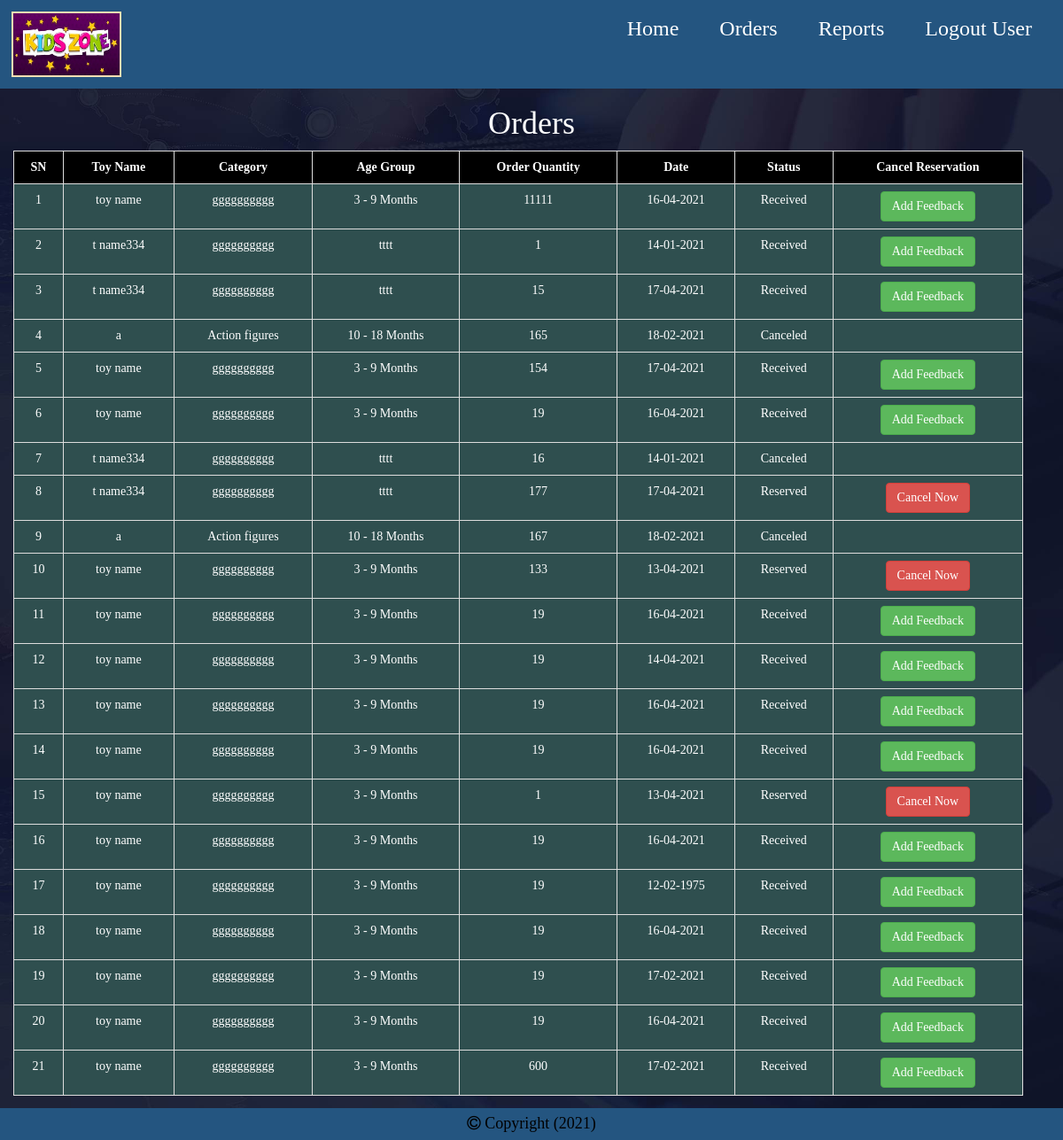
/view_orders.php (signed in), run on the app's committed database.
### tables this page shows
CREATE TABLE `cart` (
  `cart_item_id` int(11) NOT NULL,
  `user_id` int(11) NOT NULL,
  `toy_id` int(11) NOT NULL,
  `cart_item_quantity` int(11) NOT NULL,
  `cart_item_time` varchar(100) NOT NULL,
  `cart_item_status` varchar(100) NOT NULL
);

CREATE TABLE `toy` (
  `toy_id` int(11) NOT NULL,
  `toy_name` varchar(100) NOT NULL,
  `toy_category_id` int(11) NOT NULL,
  `age_group_id` int(11) NOT NULL,
  `toy_price` int(11) NOT NULL,
  `toy_quantity` int(11) NOT NULL,
  `toy_picture_path` varchar(200) NOT NULL
);

CREATE TABLE `toy_category` (
  `toy_category_id` int(11) NOT NULL,
  `toy_category_name` varchar(100) NOT NULL
);

CREATE TABLE `age_group` (
  `age_group_id` int(11) NOT NULL,
  `age_group_name` varchar(100) NOT NULL
);

### view_orders.php (the view, shortened to what this page needs)
<!doctype html>
<html>
    <head>
        <?php
        include 'connection.php';
        ?>
        <link rel="stylesheet" type="text/css" href="res/bootstrap/css/bootstrap.css" />
        <link rel="stylesheet" type="text/css" href="res/stylesheet.css" />
        <link rel="stylesheet" type="text/css" href="res/font-awesome/css/font-awesome.css">
        <?php
        $three_days= 60 * 60 * 24 * 3;
        $today= time();
        if($result= mysqli_query($link, "select * from cart")){
            if(mysqli_num_rows($result)){
                while($row= mysqli_fetch_array($result)){
                    if( ($row['cart_item_time']+$three_days) <  $today ){
                        $cart_item_id= $row['cart_item_id'];
                    }
                }
            }
        }
        ?>
    </head>
    <body>
        <div class="container-fluid">
            <?php
                include 'user_menu.php';
            ?>
            <h1>Orders</h1>
            <div class="col-sm-12 row">
                <table class="table table-bordered table-hover">
                    <tr>
                        <th>SN</th>
                        <th>Toy Name</th>
                        <th>Category</th>
                        <th>Age Group</th>
                        <th>Order Quantity</th>
                        <th>Date</th>
                        <th>Status</th>
                        <th>Cancel Reservation</th>
                    </tr>
                    <?php
                    $user_id=$_SESSION['user_id'];
                    $result= mysqli_query($link, "SELECT * from cart inner JOIN age_group INNER JOIN toy_category INNER JOIN toy on cart.toy_id=toy.toy_id and toy.toy_category_id=toy_category.toy_category_id and toy.age_group_id=age_group.age_group_id WHERE cart.user_id = $user_id");
                    if($result){
                        if(mysqli_num_rows($result)){
                            $sn=1;
                            while ($row= mysqli_fetch_array($result)){
                                extract($row);
                                ?>
                    <tr>
                        <td><?php echo $sn++; ?></td>
                        <td><?php echo $toy_name; ?></td>
                        <td><?php echo $toy_category_name; ?></td>
                        <td><?php echo $age_group_name; ?></td>
                        <td><?php echo $cart_item_quantity; ?></td>
                        <td><?php echo date("d-m-Y", $cart_item_time); ?></td>
                        <td><?php echo $cart_item_status; ?></td>
                        <?php
                        if($cart_item_status=='Reserved'){
                            ?>
                        <td>
                            <a class="btn btn-danger" href="delete.php?table_id=cart_item_id&table=cart&delete_id=<?php echo $cart_item_id; ?>">Cancel Now</a>
                        </td>
                        <?php
                        }elseif($cart_item_status=='Received'){
                            ?>
                        <td>
                            <a class="btn btn-success" href="add_feedback.php?toy_id=<?php echo $toy_id; ?>">Add Feedback</a>
                        </td>
                        <?php
                        }elseif($cart_item_status=='Canceled'){
                            ?>
                        <td>
                        </td>
                        <?php
                        }
                        ?>
                    </tr>
                    <?php
                            }
                        }else{
                            echo "<tr><td colspan='9'>No data found</td></tr>";
                        }
                    }else{
                       echo mysqli_error($link);
                       exit(0);
                    }
                    ?>
                </table>
             </div>
            <div class="row">
                <?php include 'footer.php' ; ?>
            </div>
        </div>
    </body>
</html>

### res/stylesheet.css (style rules this page uses)
* { font-family: serif; box-sizing: border-box; }
body { background: url('bg.jpg'); background-size: 100%; background-repeat: repeat; padding: 0; margin: 0; margin-bottom: 30px; }
td { background: darkslategray; color: white; }
th { background: black; color: white; }
h1, h2, h3 { text-align: center; color: white; }
table, th { text-align: center; }

### data on the page
cart: toy.toy_name "toy name", toy_category.toy_category_name "gggggggggg", age_group.age_group_name "3 - 9 Months", cart_item_quantity "11111", cart_item_time "16-04-2021", cart_item_status "Received"
cart: toy.toy_name "t name334", toy_category.toy_category_name "gggggggggg", age_group.age_group_name "tttt", cart_item_quantity "1", cart_item_time "14-01-2021", cart_item_status "Received"
cart: toy.toy_name "t name334", toy_category.toy_category_name "gggggggggg", age_group.age_group_name "tttt", cart_item_quantity "15", cart_item_time "17-04-2021", cart_item_status "Received"
cart: toy.toy_name "a", toy_category.toy_category_name "Action figures", age_group.age_group_name "10 - 18 Months", cart_item_quantity "165", cart_item_time "18-02-2021", cart_item_status "Canceled"
cart: toy.toy_name "toy name", toy_category.toy_category_name "gggggggggg", age_group.age_group_name "3 - 9 Months", cart_item_quantity "154", cart_item_time "17-04-2021", cart_item_status "Received"
cart: toy.toy_name "toy name", toy_category.toy_category_name "gggggggggg", age_group.age_group_name "3 - 9 Months", cart_item_quantity "19", cart_item_time "16-04-2021", cart_item_status "Received"
cart: toy.toy_name "t name334", toy_category.toy_category_name "gggggggggg", age_group.age_group_name "tttt", cart_item_quantity "16", cart_item_time "14-01-2021", cart_item_status "Canceled"
cart: toy.toy_name "t name334", toy_category.toy_category_name "gggggggggg", age_group.age_group_name "tttt", cart_item_quantity "177", cart_item_time "17-04-2021", cart_item_status "Reserved"
cart: toy.toy_name "a", toy_category.toy_category_name "Action figures", age_group.age_group_name "10 - 18 Months", cart_item_quantity "167", cart_item_time "18-02-2021", cart_item_status "Canceled"
cart: toy.toy_name "toy name", toy_category.toy_category_name "gggggggggg", age_group.age_group_name "3 - 9 Months", cart_item_quantity "133", cart_item_time "13-04-2021", cart_item_status "Reserved"
cart: toy.toy_name "toy name", toy_category.toy_category_name "gggggggggg", age_group.age_group_name "3 - 9 Months", cart_item_quantity "19", cart_item_time "16-04-2021", cart_item_status "Received"
cart: toy.toy_name "toy name", toy_category.toy_category_name "gggggggggg", age_group.age_group_name "3 - 9 Months", cart_item_quantity "19", cart_item_time "14-04-2021", cart_item_status "Received"
cart: toy.toy_name "toy name", toy_category.toy_category_name "gggggggggg", age_group.age_group_name "3 - 9 Months", cart_item_quantity "19", cart_item_time "16-04-2021", cart_item_status "Received"
cart: toy.toy_name "toy name", toy_category.toy_category_name "gggggggggg", age_group.age_group_name "3 - 9 Months", cart_item_quantity "19", cart_item_time "16-04-2021", cart_item_status "Received"
cart: toy.toy_name "toy name", toy_category.toy_category_name "gggggggggg", age_group.age_group_name "3 - 9 Months", cart_item_quantity "1", cart_item_time "13-04-2021", cart_item_status "Reserved"
cart: toy.toy_name "toy name", toy_category.toy_category_name "gggggggggg", age_group.age_group_name "3 - 9 Months", cart_item_quantity "19", cart_item_time "16-04-2021", cart_item_status "Received"
cart: toy.toy_name "toy name", toy_category.toy_category_name "gggggggggg", age_group.age_group_name "3 - 9 Months", cart_item_quantity "19", cart_item_time "12-02-1975", cart_item_status "Received"
cart: toy.toy_name "toy name", toy_category.toy_category_name "gggggggggg", age_group.age_group_name "3 - 9 Months", cart_item_quantity "19", cart_item_time "16-04-2021", cart_item_status "Received"
cart: toy.toy_name "toy name", toy_category.toy_category_name "gggggggggg", age_group.age_group_name "3 - 9 Months", cart_item_quantity "19", cart_item_time "17-02-2021", cart_item_status "Received"
cart: toy.toy_name "toy name", toy_category.toy_category_name "gggggggggg", age_group.age_group_name "3 - 9 Months", cart_item_quantity "19", cart_item_time "16-04-2021", cart_item_status "Received"
cart: toy.toy_name "toy name", toy_category.toy_category_name "gggggggggg", age_group.age_group_name "3 - 9 Months", cart_item_quantity "600", cart_item_time "17-02-2021", cart_item_status "Received"

### other printed values
$_SESSION['user_role'] "User"
